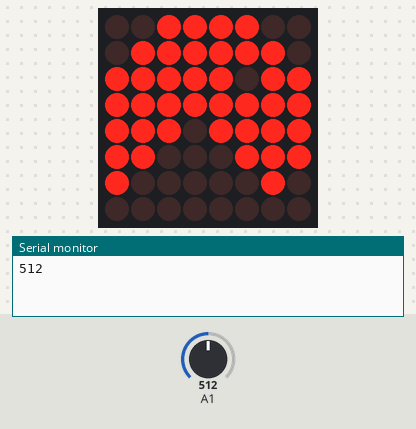
A sketch run on a simulated Arduino Uno, built with avr-gcc and run on an emulated ATmega328P. Shown: 8×8 LED matrix, the last lines printed to the serial monitor. Inputs (shaded band) come from the test bench; at power-on: A1 = 512.

Above: at 3.1 s.
At 4.8 s:
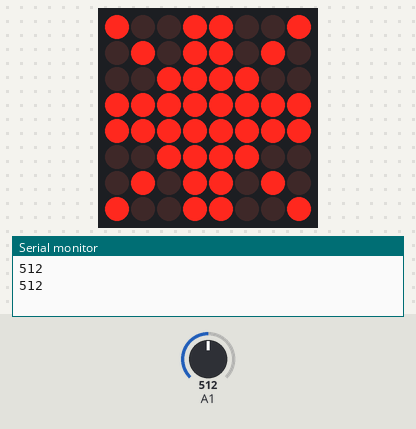
4.9 s: A1 set to 490
13.6 s: A1 set to 510
At 15.9 s:
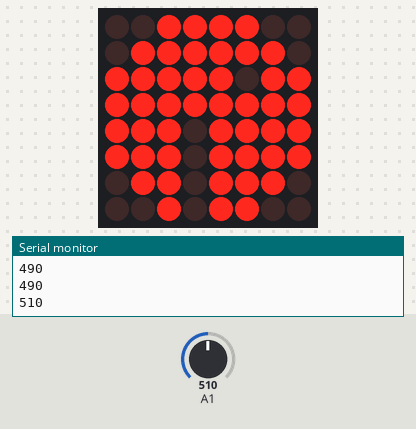
18.6 s: A1 set to 306
24.7 s: A1 set to 511
At 27.9 s:
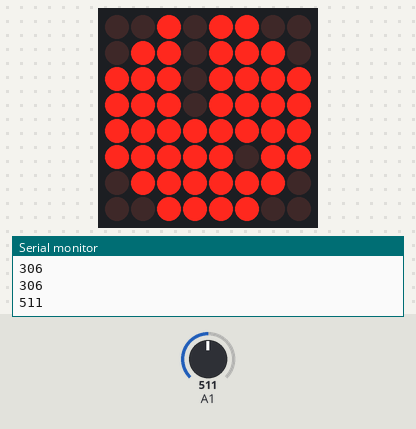
Timing chart, 0 to 29.4 s (numbered marks = the images above; inputs shaded):
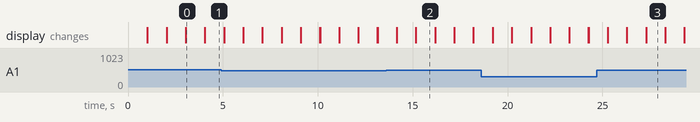

The sketch:

SENSOR_DE_GAS_FINAL.ino
```cpp
#include <LedControl.h>
// incluye libreria LedControl

LedControl lc = LedControl(11, 13, 10, 1); // crea objeto

#define tiempo 1000     // constante tiempo con valor de 1000


byte uno[8] = {      // array que contiene todos los elementos de las
  B00111100,        // filas necesarias por mostrar el digito cero
  B01111110,
  B11011111,
  B11111111,
  B11110000,
  B11111111,
  B01111110,
  B00111100
};

byte dos[8] = {       // array que contiene todos los elementos de las
  B00111100,        // filas necesarias por mostrar el digito cero
  B01111110,
  B11111011,
  B11111111,
  B00001111,
  B11111111,
  B01111110,
  B00111100
};

byte tres[8] = {       // array que contiene todos los elementos de las
  B00111100,        // filas necesarias por mostrar el digito cero
  B01111110,
  B11011100,
  B11111000,
  B11110000,
  B11111000,
  B01111100,
  B00111110
};

byte cuatro[8] = {      // array que contiene todos los elementos de las
  B00111100,        // filas necesarias por mostrar el digito cero
  B01111110,
  B00111011,
  B00011111,
  B00001111,
  B00011111,
  B00111110,
  B01111100
};

byte cero[8] = {

 B10011001,
 B01011010,
 B00111100,
 B11111111,
 B11111111,
 B00111100,
 B01011010,
 B10011001
 };
int gas;
void setup() {
  lc.shutdown(0, false);    // enciende la matriz
  lc.setIntensity(0, 4);    // establece brillo
  lc.clearDisplay(0);     // blanquea matriz
  Serial.begin(9600);
}

void loop() {
  gas = analogRead(A1);
  Serial.println(gas);
  if(gas<=500){
    mostrar_0();        // llama funcion mostrar_0
    delay(tiempo);      // tiempo

  }

  if (gas >= 500) {
    mostrar_0();        // llama funcion mostrar_0
    delay(tiempo);      // tiempo
    mostrar_1();        // llama funcion mostrar_1
    delay(tiempo);      // tiempo
    mostrar_2();        // llama funcion mostrar_2
    delay(tiempo);      // tiempo
    mostrar_3();        // llama funcion mostrar_3
    delay(tiempo);      // tiempo
  }
  else {
    lc.clearDisplay(0);     // blanquea matriz
  }
}

void mostrar_0() {    // funcion mostrar_0
  for (int i = 0; i < 8; i++)     // bucle itera 8 veces por el array
  {
    lc.setColumn(0, i, cero[7 - i]); // establece fila con valor de array cero en misma posicion
  }
}

void mostrar_1() {    // funcion mostrar_1
  for (int i = 0; i < 8; i++)     // bucle itera 8 veces por el array
  {
    lc.setColumn(0, i, uno[7 - i]); // establece fila con valor de array uno en misma posicion
  }
}

void mostrar_2() {    // funcion mostrar_2
  for (int i = 0; i < 8; i++)     // bucle itera 8 veces por el array
  {
    lc.setColumn(0, i, dos[7 - i]); // establece fila con valor de array dos en misma posicion
  }
}

void mostrar_3() {    // funcion mostrar_3
  for (int i = 0; i < 8; i++)     // bucle itera 8 veces por el array
  {
    lc.setColumn(0, i, tres[7 - i]); // establece fila con valor de array tres en misma posicion
  }
}
```

Measured:
- after the input at 13.6 s, the display: first differs from a run without the input after 1.6 s (image 2)
- after the input at 24.7 s, the display: first differs from a run without the input after 1.6 s (image 3 shows a later state)
- what the display in image 0 shows lasts 1.1 s, from 3.0 s to 4.1 s
